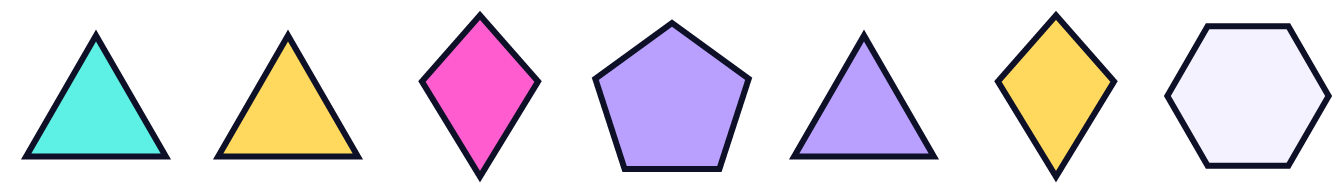
#> input picture app/assets/chance/dice-poly.webp, 1344 x 192 px
$ python trace.py ../../app/assets/chance/dice-poly.webp
#> lines starting #> are read from the running program, lines starting #| are printed output that depends on the picture; after the words box and inside, x2 and y2 are one past the last pixel; in counts of white or black regions, pixels touching at a corner belong together
### tools/art-gen/spec.py
"""The fixed facts of Churr's chance artwork (docs/ART.md): the palette, the
sheets and their cells. Every other script reads them from here.
"""
import os

HERE = os.path.dirname(os.path.abspath(__file__))
ROOT = os.path.normpath(os.path.join(HERE, '..', '..'))

# The card's own colours, the same on every theme (docs/style-guide.html):
# the paper is the built-in light theme's ground, the ink the built-in dark
# theme's ground, the four neons the built-in (dark) values.
PAPER = '#f5f2ff'
INK = '#0d1026'
LAVENDER = '#b9a0ff'
CYAN = '#5df0e4'
PINK = '#ff5ccf'
YELLOW = '#ffd95e'
PALETTE = {'paper': PAPER, 'ink': INK, 'lavender': LAVENDER, 'cyan': CYAN, 'pink': PINK, 'yellow': YELLOW}
# The suit colours (ruling R81, after the first reference board): every
# stamped index and die number, and the suit marks of French cards, are
# true red or black, never the brand pink. Red only where a deck has the
# red and black convention (French hearts, diamonds, the red joker).
SUIT_RED = '#d81e2c'
SUIT_BLACK = '#111111'

# The font the indices and die numbers are set in: Archivo at weight 900,
# width 72% (the guide's display setting), shipped with the app.
FONT = os.path.join(ROOT, 'app', 'assets', 'fonts', 'Archivo.ttf')
FONT_WEIGHT = 900
FONT_WIDTH = 72

# Where pack.py writes the sheets.
WEB_DIR = os.path.join(ROOT, 'internal', 'web', 'static', 'shared', 'chance')
APP_DIR = os.path.join(ROOT, 'app', 'assets', 'chance')
# Where generate.py keeps the originals: ignored by git.
ORIGINALS = os.path.join(ROOT, 'art-originals')


class Sheet:
    """One sprite sheet: its cell in pixels, columns, the aspect ratio the
    model is asked for (nano-banana's nearest ratio at least as tall as the
    cell), the cut corner and ink edge in pixels at cell size, and what the
    packer draws on each cell."""

    def __init__(self, name, cell, columns, aspect, cut, edge, kind, decks=()):
        self.name, self.cell, self.columns, self.aspect = name, cell, columns, aspect
        self.cut, self.edge, self.kind, self.decks = cut, edge, kind, list(decks)


FRENCH_DECKS = ['standard', 'jokers', 'jokers3', 'piquet', 'durak', 'euchre', 'pinochle', 'canasta',
                'shoe2', 'shoe4', 'shoe6', 'shoe8']
SHEETS = [
    Sheet('french', (176, 246), 8, '2:3', 16, 4, 'card', FRENCH_DECKS),
    Sheet('tarot', (176, 246), 10, '2:3', 16, 4, 'card', ['tarot']),
    Sheet('latin', (176, 246), 8, '2:3', 16, 4, 'card', ['spanish', 'italian']),
    Sheet('german', (176, 246), 8, '2:3', 16, 4, 'card', ['german', 'austrian']),
    Sheet('swiss', (176, 246), 9, '2:3', 16, 4, 'card', ['swiss']),
    Sheet('hanafuda', (148, 246), 8, '9:16', 14, 4, 'hanafuda', ['hanafuda']),
    Sheet('mahjong', (144, 192), 9, '3:4', 14, 4, 'tile', ['mahjong']),
    Sheet('dice-cube', (128, 128), 6, '1:1', 14, 4, 'die', []),
]
#> in trace, im is the input picture: PIL image 1344x192 RGBA; mean R, G, B, A 56.9, 51.6, 57.9, 84.7
BY_NAME = {s.name: s for s in SHEETS}

### tools/art-gen/trace.py
#!/usr/bin/env python3
"""Turns a generated original into a vector component in the card palette
(docs/ART.md, ruling R82): snap every pixel to the palette, then trace.

    python3 tools/art-gen/trace.py art-originals/french/mark-hearts.jpeg   print the component

The snap (settings from the tracing trial, "A-vt-poly-peaks"): upscale 2x
(Lanczos), 3 px median, nearest palette colour with navy and suit black
merged, thick off-palette areas repainted as one block in the nearest fill
colour (pale skin tints to paper), a 5 px mode filter, then each dark
connected shape made navy or suit black as a whole by its mean colour.
The trace: vtracer, colour mode, stacked, polygons. Every fill is then set
to the exact palette hex, the paper ground is dropped (a component is laid
on a card), and points are written relative.

A component is {'w', 'h', 'box', 'paths': [(hex, d)], 'notes'}: the
traced size (2x the original), the box around everything that is not
paper, the paths bottom to top, and what the review should look at (large
areas whose colour the snap changed, specks left after the snap). The same
original always gives the same component.
"""
import io, json, os, re, sys

import numpy as np
from PIL import Image, ImageFilter
from scipy import ndimage as ndi
import vtracer

sys.path.insert(0, os.path.dirname(os.path.abspath(__file__)))
import spec  # noqa: E402

# Bump when the snap or the trace changes, so cached components are redone.
VERSION = 2
NAMES = ['paper', 'ink', 'lavender', 'cyan', 'pink', 'yellow', 'red', 'black']
HEX = [spec.PAPER, spec.INK, spec.LAVENDER, spec.CYAN, spec.PINK, spec.YELLOW, spec.SUIT_RED, spec.SUIT_BLACK]
HEX = [h.upper() for h in HEX]
PAL = np.array([[int(h[i:i + 2], 16) for i in (1, 3, 5)] for h in HEX], float)
PAPER, INK, RED, BLACK = 0, 1, 6, 7
FILLS = [0, 2, 3, 4, 5]
# Review thresholds, in pixels of the 2x snap.
REPAINT_FLAG = 20000
SPECK = 600


def nearest(rgb, pal=PAL):
    d = ((rgb[..., None, :].astype(float) - pal[None, None]) ** 2).sum(-1)
    return d.argmin(-1).astype(np.uint8)


def snap(img):
    """The original as palette indices at twice its size, and notes."""
    notes = []
    img = img.convert('RGB')
    w, h = img.size
#> w = 1344; h = 192
    big = img.resize((w * 2, h * 2), Image.LANCZOS).filter(ImageFilter.MedianFilter(3))
    a = np.asarray(big)
    pal7 = PAL[:7]
    idx = nearest(a, pal7)
#> in nearest, `return d.argmin(-1).astype(np.uint8)`:
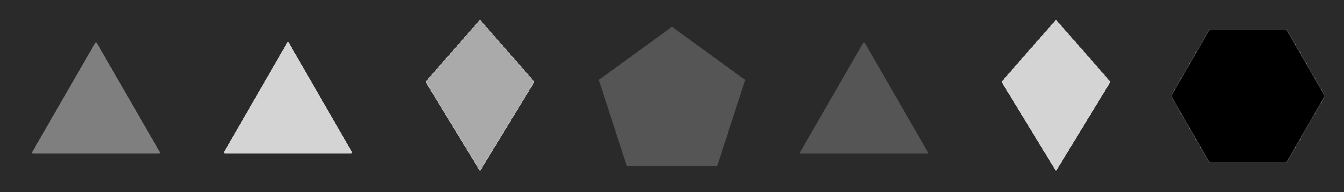
#> returned value: shape (384, 2688) (shown at 1/2 size); min 0, max 6, mean 1.42; drawn with min black and max white
    dmin = np.sqrt(((a[..., None, :].astype(float) - pal7[None, None]) ** 2).sum(-1).min(-1))
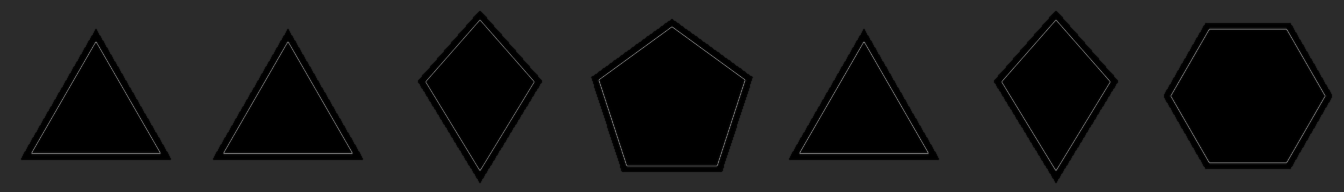
#> dmin: shape (384, 2688) float64 (shown at 1/2 size); min 0, max 157.7, mean 29.8
    far = dmin > 30
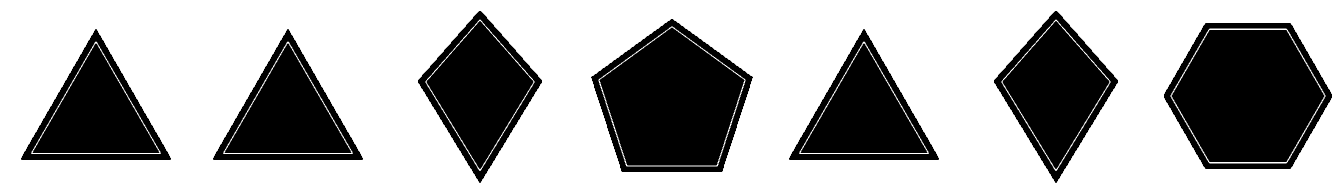
#> far: shape (384, 2688) bool (shown at 1/2 size); 67.2% white; 14 black regions, largest, box (x1, y1, x2, y2) and area: (2343, 60, 2649, 324) 60696, (1199, 55, 1489, 331) 55365, (853, 42, 1067, 338) 32090
    thick = ndi.binary_dilation(ndi.binary_opening(far, iterations=4), iterations=2) & far
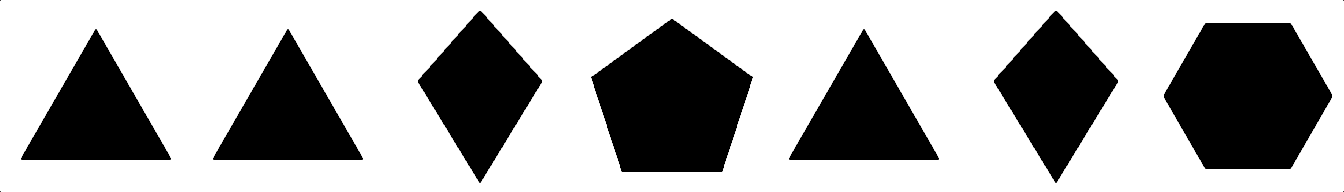
#> thick: shape (384, 2688) bool (shown at 1/2 size); 66% white; 11 black regions (4 under 20 px), largest, box (x1, y1, x2, y2) and area: (2328, 46, 2664, 338) 74472, (1182, 38, 1506, 344) 68666, (836, 22, 1084, 366) 43530
    lab, n = ndi.label(thick)
#> n = 1
    for r in range(1, n + 1):
        m = lab == r
        size = int(m.sum())
        if size < 2000:
            continue
        med = np.median(a[m], 0)
        if int(nearest(med[None, None], pal7)[0, 0]) in (INK, RED):
            continue  # dark ink or suit red that drifted: the plain snap is right
        if med.min() > 160 and med @ [0.299, 0.587, 0.114] > 190:
            k = PAPER  # a pale tint (skin): faces and hands are paper
        else:
            k = FILLS[int(nearest(med[None, None], pal7[FILLS])[0, 0])]
        idx[m] = k
        if size >= REPAINT_FLAG:
            notes.append('repainted %d px of #%02X%02X%02X as %s' % ((size,) + tuple(int(v) for v in med) + (NAMES[k],)))
#> this loop made 1 pass
#> (size, med) on pass 1: (681754, [0, 0, 0])
#> after the loop, notes = []
    idx = np.asarray(Image.fromarray(idx).filter(ImageFilter.ModeFilter(5))).copy()
    dark = idx == INK
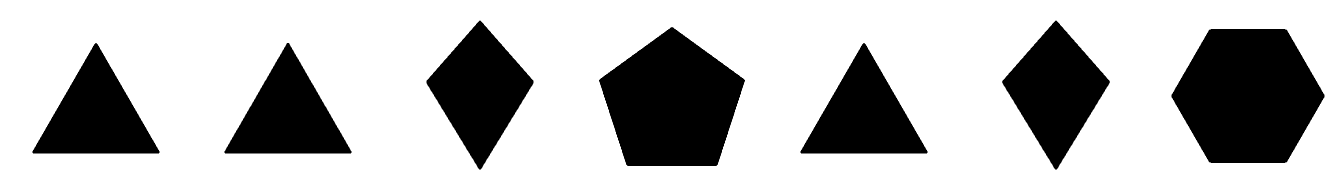
#> dark: shape (384, 2688) bool (shown at 1/2 size); 73.8% white; 7 black regions, largest, box (x1, y1, x2, y2) and area: (2343, 58, 2649, 326) 61801, (1198, 54, 1490, 332) 56303, (2004, 41, 2220, 339) 32794
    lab, n = ndi.label(dark)
    if n:
        means = np.stack([ndi.mean(a[..., c].astype(float), lab, np.arange(1, n + 1)) for c in range(3)], -1)
#> means = [[1.84, 2.08, 4.36]]
        black = np.concatenate([[False], ((means - PAL[BLACK]) ** 2).sum(-1) < ((means - PAL[INK]) ** 2).sum(-1)])
#> black = [False, True]
        idx[black[lab]] = BLACK
    # Specks: small islands standing alone on the paper that are big enough
    # to survive the trace (it drops anything under 8 x 8 px).
    lab, n = ndi.label(idx != PAPER)
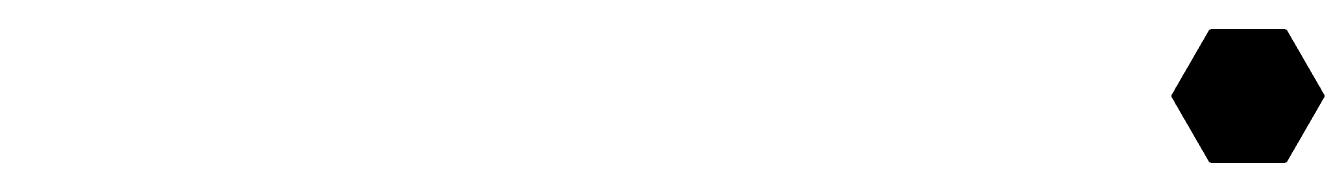
#> lab: shape (384, 2688) int32 (shown at 1/2 size); values 0 (black) and 1 (white), 94% white; 1 black region, box (x1, y1, x2, y2) and area: (2343, 58, 2649, 326) 61801
    if n:
        sizes = np.bincount(lab.ravel())[1:]
#> sizes = [970391]
        specks = int(((sizes >= 64) & (sizes < SPECK)).sum())
#> specks = 0
        if specks:
            notes.append('%d small islands (%d to %d px) on the paper' % (specks, 64, SPECK))
    return idx, notes


_PATH = re.compile(r'<path d="([^"]+)" fill="(#[0-9A-Fa-f]{6})" transform="translate\(([-\d.]+),([-\d.]+)\)"\s*/>')


# [25 lines left out: function relative, not called in this run]


def num(v):
    s = ('%.1f' % v).rstrip('0').rstrip('.')
    return '0' if s in ('-0', '') else s


def trace_indices(idx):
    h, w = idx.shape
    rgb = PAL[idx].astype(np.uint8)
    b = io.BytesIO()
    Image.fromarray(rgb).save(b, 'PNG')
    svg = vtracer.convert_raw_image_to_svg(
        b.getvalue(), img_format='png', colormode='color', hierarchical='stacked', mode='polygon',
        filter_speckle=8, color_precision=8, layer_difference=8, corner_threshold=60, length_threshold=4.0,
        splice_threshold=45, path_precision=1)
    paths = []
    for d, fill, tx, ty in _PATH.findall(svg):
        c = PAL[nearest(np.array([[[int(fill[i:i + 2], 16) for i in (1, 3, 5)]]], float))[0, 0]]
        hexv = HEX[int(np.argmin(((PAL - c) ** 2).sum(-1)))]
        full = re.fullmatch(r'M0,0 L%d,0 L%d,%d L0,%d Z\s*' % (w, w, h, h), d)
        if full and hexv == HEX[PAPER]:
            continue  # the paper ground
        paths.append((hexv, relative(d, float(tx), float(ty))))
    return paths


def trace(path):
    """The component of an original file."""
    with Image.open(path) as im:
        idx, notes = snap(im)
#> notes = []
    h, w = idx.shape
#> h = 384; w = 2688
    ys, xs = np.nonzero(idx != PAPER)
    box = [int(xs.min()), int(ys.min()), int(xs.max()) + 1, int(ys.max()) + 1] if len(xs) else [0, 0, w, h]
#> box = [0, 0, 2688, 384]
    return {'version': VERSION, 'w': w, 'h': h, 'box': box, 'axis': axis(xs, ys), 'paths': trace_indices(idx),
            'notes': notes}


def axis(xs, ys):
    """The long axis of what is drawn: its angle from the vertical in
    degrees (clockwise), its length and width along that axis, and the
    centre of that box, so a long mark drawn on a slant can be stood up."""
    if len(xs) < 2:
        return {'angle': 0.0, 'long': 1.0, 'wide': 1.0, 'centre': [0.0, 0.0]}
    x, y = xs.astype(float), ys.astype(float)
    mx, my = x.mean(), y.mean()
#> mx = 1270.1; my = 191.5
    cov = np.cov(np.stack([x - mx, y - my]))
#> cov = [[550244.4, 0.0233], [0.0233, 12753.4]]
    vals, vecs = np.linalg.eigh(cov)
#> vals = [12753.4, 550244.4]; vecs = [[4.33e-08, -1], [-1, -4.33e-08]]
    vx, vy = vecs[:, int(np.argmax(vals))]
#> vx = -1; vy = -4.33e-08
    if vy < 0:
        vx, vy = -vx, -vy
#> vx = 1; vy = 4.33e-08
    a = float(np.degrees(np.arctan2(vx, vy)))  # from the downward vertical
#> a = 90
    u = (x - mx) * vx + (y - my) * vy           # along the long axis
    v = (x - mx) * vy - (y - my) * vx           # across it
    cu, cv = (u.min() + u.max()) / 2, (v.min() + v.max()) / 2
#> cu = 73.37; cv = 2.02e-05
    centre = [mx + cu * vx + cv * vy, my + cu * vy - cv * vx]
#> centre = [1343.5, 191.5]
    return {'angle': round(a, 2), 'long': round(float(u.max() - u.min()), 1),
            'wide': round(float(v.max() - v.min()), 1), 'centre': [round(float(c), 1) for c in centre]}


# [14 lines left out: function cached, not called in this run]


def main():
    comp = trace(sys.argv[1])
#> in trace_indices, `h, w = idx.shape`: h = 384; w = 2688
#> in trace_indices, `rgb = PAL[idx].astype(np.uint8)`:
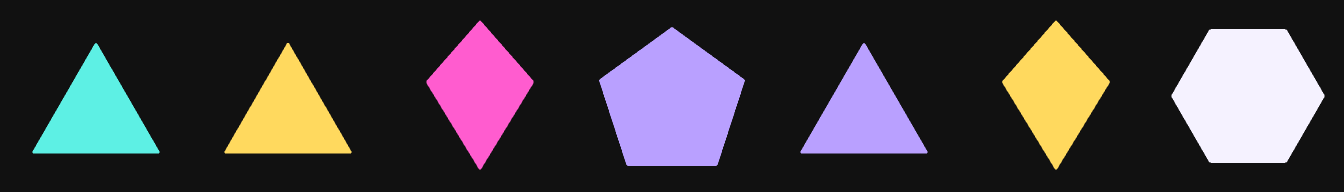
#> rgb: shape (384, 2688, 3) (shown at 1/2 size); mean of channels 0, 1, 2 68.4, 62.9, 67.5; drawn as R, G, B
    print(json.dumps({k: v for k, v in comp.items() if k != 'paths'}))
    print('%d paths, %d bytes of path data' % (len(comp['paths']), sum(len(d) for _, d in comp['paths'])))


if __name__ == '__main__':
    main()
#> (the call stopped at in trace_indices, `svg = vtracer.convert_raw_image_to_svg( b.getvalue(), img_format='png'..`: vtracer is not available in this run)
